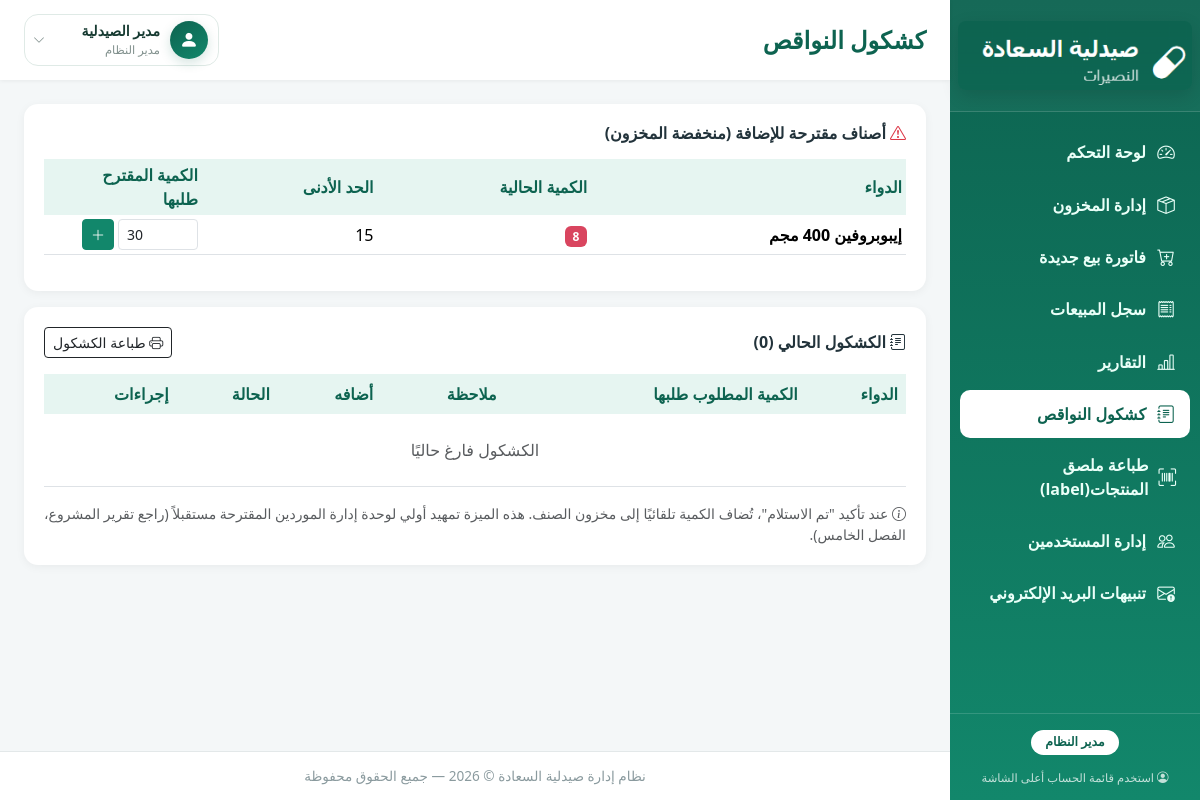
The page /shortage_list.php (signed in) on the database its author committed.
### tables this page shows
CREATE TABLE medicines (
    id INT AUTO_INCREMENT PRIMARY KEY,
    name VARCHAR(150) NOT NULL,
    category VARCHAR(100) NOT NULL DEFAULT 'أخرى',
    unit VARCHAR(50) NOT NULL DEFAULT 'حبة',
    quantity INT NOT NULL DEFAULT 0,
    purchase_price DECIMAL(10,2) NOT NULL DEFAULT 0.00,
    selling_price DECIMAL(10,2) NOT NULL DEFAULT 0.00,
    expiry_date DATE DEFAULT NULL,
    barcode VARCHAR(50) DEFAULT NULL,
    min_quantity INT NOT NULL DEFAULT 10,
    created_at TIMESTAMP DEFAULT CURRENT_TIMESTAMP,
    updated_at TIMESTAMP DEFAULT CURRENT_TIMESTAMP ON UPDATE CURRENT_TIMESTAMP,
    UNIQUE KEY uniq_barcode (barcode)
);

### includes/functions.php (called while the page is built, shortened)
<?php
function e($value) {
    return htmlspecialchars($value ?? '', ENT_QUOTES, 'UTF-8');
}

### shortage_list.php (the view, shortened to what this page needs)
<?php
require_once 'config/db.php';
require_once 'includes/functions.php';
$suggested = $pdo->query("
    SELECT m.* FROM medicines m
    WHERE m.quantity <= m.min_quantity
    AND m.id NOT IN (SELECT medicine_id FROM shortage_list WHERE status IN ('pending','ordered'))
    ORDER BY m.quantity ASC
")->fetchAll();
$shortageItems = $pdo->query("
    SELECT sl.*, m.name AS medicine_name, m.unit, m.quantity AS current_quantity, u.full_name AS created_by_name
    FROM shortage_list sl
    JOIN medicines m ON sl.medicine_id = m.id
    LEFT JOIN users u ON sl.created_by = u.id
    ORDER BY FIELD(sl.status,'pending','ordered','received'), sl.created_at DESC
")->fetchAll();
require_once 'includes/header.php';
?>
<div class="card-panel mb-3">
    <div class="d-flex justify-content-between align-items-center mb-3">
        <h6 class="fw-bold mb-0"><i class="bi bi-exclamation-triangle text-danger"></i> أصناف مقترحة للإضافة (منخفضة المخزون)</h6>
    </div>
    <?php if (empty($suggested)): ?>
        <p class="text-muted mb-0">لا توجد أصناف منخفضة المخزون غير مضافة للكشكول حاليًا.</p>
    <?php else: ?>
    <div class="table-responsive">
        <table class="table table-sm align-middle">
            <thead><tr><th>الدواء</th><th>الكمية الحالية</th><th>الحد الأدنى</th><th>الكمية المقترح طلبها</th><th></th></tr></thead>
            <tbody>
            <?php foreach ($suggested as $m): ?>
                <tr>
                    <td class="fw-semibold"><?= e($m['name']) ?></td>
                    <td><span class="badge badge-low"><?= (int)$m['quantity'] ?></span></td>
                    <td><?= (int)$m['min_quantity'] ?></td>
                    <td style="width:140px">
                        <form method="POST" action="shortage_list.php" class="d-flex gap-1">
                            <input type="number" name="quantity_to_order" class="form-control form-control-sm" value="<?= max(20, $m['min_quantity'] * 2) ?>" min="1" style="width:80px">
                            <button type="submit" name="add_to_list" value="1" class="btn btn-sm btn-primary-app"><i class="bi bi-plus-lg"></i></button>
                        </form>
                    </td>
                    <td></td>
                </tr>
            <?php endforeach; ?>
            </tbody>
        </table>
    </div>
    <?php endif; ?>
</div>
<div class="card-panel">
    <div class="d-flex justify-content-between align-items-center mb-3 no-print">
        <h6 class="fw-bold mb-0"><i class="bi bi-journal-text"></i> الكشكول الحالي (<?= count($shortageItems) ?>)</h6>
        <button onclick="window.print()" class="btn btn-outline-dark btn-sm"><i class="bi bi-printer"></i> طباعة الكشكول</button>
    </div>
    <div class="table-responsive">
        <table class="table table-hover align-middle">
            <thead>
                <tr>
                    <th>الدواء</th>
                    <th>الكمية المطلوب طلبها</th>
                    <th>ملاحظة</th>
                    <th>أضافه</th>
                    <th>الحالة</th>
                    <th>إجراءات</th>
                </tr>
            </thead>
            <tbody>
            <?php if (empty($shortageItems)): ?>
                <tr><td colspan="6" class="text-center text-muted py-4">الكشكول فارغ حاليًا</td></tr>
            <?php endif; ?>
            </tbody>
        </table>
    </div>
    <p class="text-muted small mb-0">
        <i class="bi bi-info-circle"></i>
        عند تأكيد "تم الاستلام"، تُضاف الكمية تلقائيًا إلى مخزون الصنف. هذه الميزة تمهيد أولي لوحدة إدارة الموردين المقترحة مستقبلاً (راجع تقرير المشروع، الفصل الخامس).
    </p>
</div>
<?php require_once 'includes/footer.php'; ?>

### assets/css/style.css (style rules this page uses)
:root { --primary: #12876b; --primary-dark: #0d6350; --primary-light: #e6f5f1; --accent: #2e9c7f; --danger: #d9455f; --warning: #e0a12c; --bg: #f4f7f8; --sidebar-w: 250px; }
* { box-sizing: border-box; }
body { font-family: 'Segoe UI', Tahoma, 'Arial', sans-serif; background: var(--bg); color: #22333b; margin: 0; }
.card-panel { background: #fff; border-radius: 14px; box-shadow: 0 2px 10px rgba(0,0,0,.05); padding: 20px; }
.table thead th { background: var(--primary-light); color: var(--primary-dark); font-weight: 700; border-bottom: none; }
.table td, .table th { vertical-align: middle; }
.badge-low { background: var(--danger); }
.btn-primary-app { background: var(--primary); border-color: var(--primary); color: #fff; }

### rows shown on the page
medicines: name "إيبوبروفين 400 مجم", quantity "8", min_quantity "15", quantity_to_order "30"

### other values the page prints
$pageTitle "كشكول النواقص"
$_SESSION['full_name'] "مدير الصيدلية"
count($shortageItems) "0"
